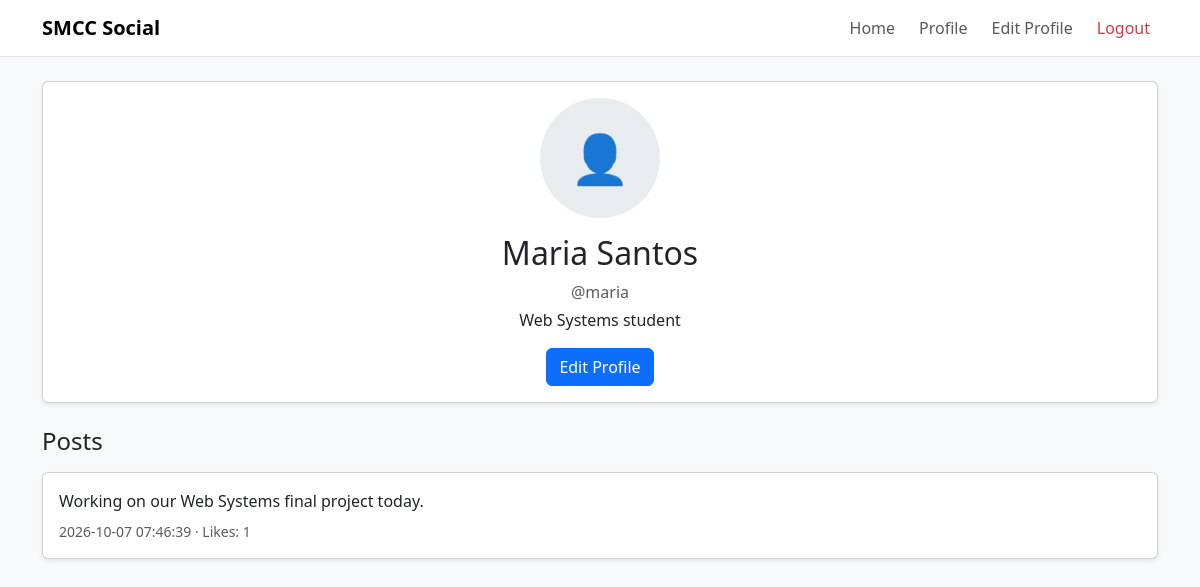
Page /index.php?page=profile&id=2 (signed in) on the committed database.
### tables this page shows
CREATE TABLE users (
    id INT AUTO_INCREMENT PRIMARY KEY,
    username VARCHAR(50) NOT NULL UNIQUE,
    password VARCHAR(255) NOT NULL,
    full_name VARCHAR(100) NOT NULL,
    bio TEXT NULL,
    profile_image VARCHAR(255) NULL,
    created_at TIMESTAMP DEFAULT CURRENT_TIMESTAMP
);

CREATE TABLE posts (
    id INT AUTO_INCREMENT PRIMARY KEY,
    user_id INT NOT NULL,
    content TEXT NOT NULL,
    image VARCHAR(255) NULL,
    created_at TIMESTAMP DEFAULT CURRENT_TIMESTAMP,
    updated_at TIMESTAMP NULL DEFAULT NULL,
    FOREIGN KEY (user_id) REFERENCES users(id) ON DELETE CASCADE
);

### app/controllers/ProfileController.php (called while the page is built, shortened)
<?php
class ProfileController
{
    private $users;
    private $posts;
    public function __construct($db)
    {
        $this->users = new UserModel($db);
        $this->posts = new PostModel($db);
    }
    public function index()
    {
        $id = (int)($_GET['id'] ?? currentUserId());
        $user = $this->users->findById($id);
        $posts = [];
        if ($user) {
            foreach ($this->posts->getAll() as $post) {
                if ($post['user_id'] == $id) {
                    $posts[] = $post;
                }
            }
        }
        require '../app/views/profile/index.php';
    }
}

### app/models/UserModel.php (called while the page is built, shortened)
<?php
class UserModel
{
    private $conn;
    public function __construct($db)
    {
        $this->conn = $db;
    }
    public function getUserById($id)
    {
        $sql = "SELECT * FROM users
                WHERE id = :id";
        $stmt = $this->conn->prepare($sql);
        $stmt->execute([
            ":id" => $id
        ]);
        return $stmt->fetch(PDO::FETCH_ASSOC);
    }
    public function findById($id)
    {
        return $this->getUserById($id);
    }
}
?>

### app/helpers.php (called while the page is built, shortened)
<?php
function e($value)
{
    return htmlspecialchars($value ?? '', ENT_QUOTES, 'UTF-8');
}
function currentUserId()
{
    return $_SESSION['user_id'] ?? null;
}

### app/models/PostModel.php (called while the page is built, shortened)
<?php
class PostModel
{
    private $db;
    public function __construct($db)
    {
        $this->db = $db;
    }
    public function getAll()
    {
        $sql = 'SELECT p.*, u.username, u.full_name, u.profile_image,
                (SELECT COUNT(*) FROM likes l WHERE l.post_id = p.id) AS like_count
                FROM posts p
                JOIN users u ON u.id = p.user_id
                ORDER BY p.created_at DESC';
        return $this->db->query($sql)->fetchAll();
    }
}

### app/views/profile/index.php (the view, shortened to what this page needs)
<?php require '../app/views/layout/header.php'; ?>
<?php if (!$user): ?>
    <div class="alert alert-danger">User not found.</div>
<?php else: ?>
    <div class="card shadow-sm mb-4">
        <div class="card-body text-center">
            <?php if ($user['profile_image']): ?>
                <img src="uploads/<?= e($user['profile_image']) ?>" class="profile-photo mb-3">
            <?php else: ?>
                <div class="profile-photo profile-default mb-3">👤</div>
            <?php endif; ?>
            <h2><?= e($user['full_name']) ?></h2>
            <p class="text-muted mb-1">@<?= e($user['username']) ?></p>
            <p><?= e($user['bio']) ?></p>
            <?php if ($user['id'] == currentUserId()): ?>
                <a href="index.php?page=profile_edit" class="btn btn-primary">Edit Profile</a>
            <?php endif; ?>
        </div>
    </div>
    <h4 class="mb-3">Posts</h4>
    <?php foreach ($posts as $post): ?>
        <div class="card shadow-sm mb-3">
            <div class="card-body">
                <p class="mb-1"><?= nl2br(e($post['content'])) ?></p>
                <div class="text-muted small mt-2"><?= e($post['created_at']) ?> · Likes: <?= e($post['like_count']) ?></div>
            </div>
        </div>
    <?php endforeach; ?>
<?php endif; ?>
<?php require '../app/views/layout/footer.php'; ?>

### public/assets/css/style.css (style rules this page uses)
body { min-height: 100vh; }
.avatar-default, .profile-default { display: flex; align-items: center; justify-content: center; background: #e9ecef; }
.profile-photo { width: 120px; height: 120px; border-radius: 50%; object-fit: cover; margin: auto; font-size: 48px; }

### rows in the picture
users: full_name "Maria Santos", username "maria", bio "Web Systems student"
posts: content "Working on our Web Systems final project today.", created_at "2026-10-07 07:46:39", like_count "1"
